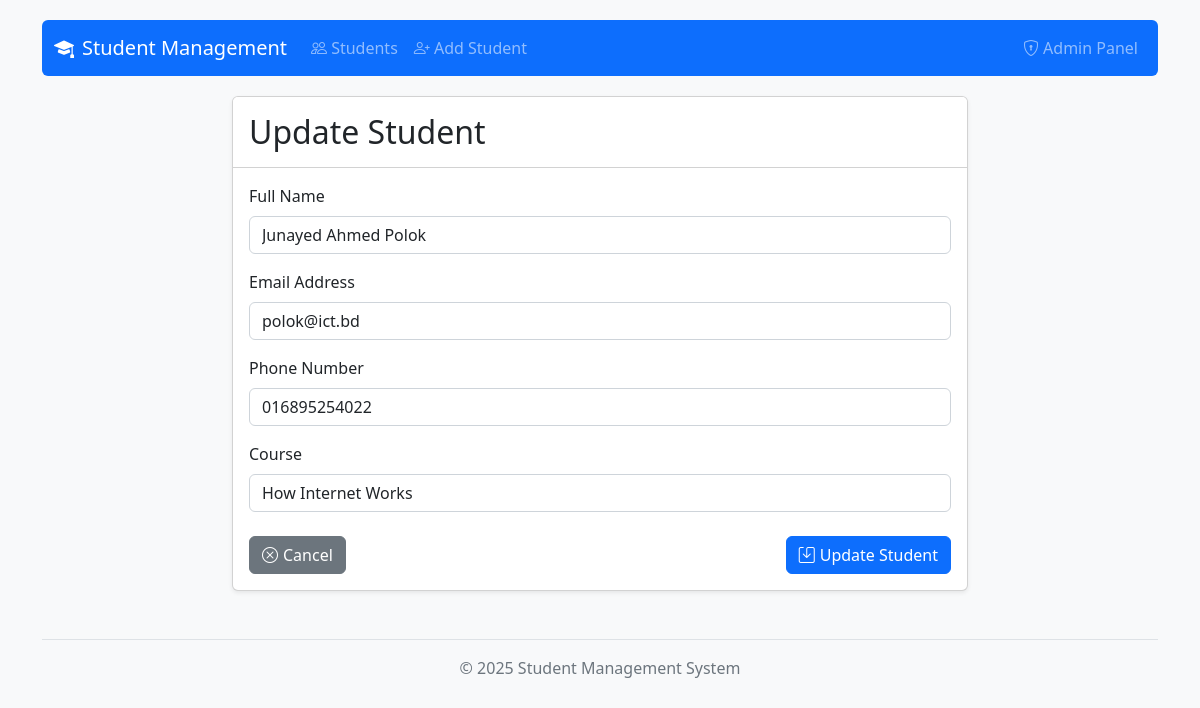
Screenshot of /student/17/update/ with the database file from the repository.
### students/models.py (models this page shows, shortened)
class Student(models.Model):
    name = models.CharField(max_length=100)
    email = models.EmailField(unique=True)
    phone = models.CharField(max_length=20)
    course = models.CharField(max_length=50)
    is_active = models.BooleanField(default=True)
    created_at = models.DateTimeField(auto_now_add=True)
    updated_at = models.DateTimeField(auto_now=True)
    class Meta:
        ordering = ['-created_at']
        verbose_name = 'Student'
        verbose_name_plural = 'Students'

### students/views.py (the view)
# urls.py: path('student/<int:pk>/update/', StudentUpdateView.as_view(), name='student-update'),
class StudentUpdateView(SuccessMessageMixin, UpdateView):
    model = Student
    form_class = StudentForm
    template_name = 'students/student_form.html'
    success_url = reverse_lazy('student-list')
    success_message = "Student '%(name)s' was updated successfully!"
    def get_context_data(self, **kwargs):
        context = super().get_context_data(**kwargs)
        context['title'] = 'Update Student'
        context['submit_text'] = 'Update Student'
        return context

### students/forms.py (shortened to what this page needs)
class StudentForm(forms.ModelForm):
    class Meta:
        model = Student
        fields = ['name', 'email', 'phone', 'course']
        widgets = {
            'name': forms.TextInput(attrs={
                'class': 'form-control',
                'placeholder': 'Enter full name',
                'required': True
            }),
            'email': forms.EmailInput(attrs={
                'class': 'form-control',
                'placeholder': 'Enter email address',
                'required': True
            }),
            'phone': forms.TextInput(attrs={
                'class': 'form-control',
                'placeholder': 'Enter phone number',
                'required': True
            }),
            'course': forms.TextInput(attrs={
                'class': 'form-control',
                'placeholder': 'Enter course name',
                'required': True
            }),
        }

### templates/students/student_form.html (shortened to what this page needs)
{% extends 'students/base.html' %}
{% block content %}
    <div class="row">
        <div class="col-md-8 offset-md-2">
            <div class="card">
                <div class="card-header bg-white py-3">
                    <h2 class="card-title m-0">{{ title }}</h2>
                </div>
                <div class="card-body">
                    <form method="post" novalidate>
                        <div class="mb-3">
                            <label for="{{ form.name.id_for_label }}" class="form-label">Full Name</label>
                            {{ form.name }}
                        </div>
                        <div class="mb-3">
                            <label for="{{ form.email.id_for_label }}" class="form-label">Email Address</label>
                            {{ form.email }}
                        </div>
                        <div class="mb-3">
                            <label for="{{ form.phone.id_for_label }}" class="form-label">Phone Number</label>
                            {{ form.phone }}
                        </div>
                        <div class="mb-3">
                            <label for="{{ form.course.id_for_label }}" class="form-label">Course</label>
                            {{ form.course }}
                        </div>
                        <div class="d-flex justify-content-between mt-4">
                            <a href="{% url 'student-list' %}" class="btn btn-secondary btn-icon">
                                <i class="bi bi-x-circle"></i> Cancel
                            </a>
                            <button type="submit" class="btn btn-primary btn-icon">
                                <i class="bi bi-save"></i> {{ submit_text }}
                            </button>
                        </div>
                    </form>
                </div>
            </div>
        </div>
    </div>
{% endblock %}

### templates/students/base.html (style rules this page uses)
body { padding-top: 20px; padding-bottom: 20px; background-color: #f8f9fa; }
.card { box-shadow: 0 0.125rem 0.25rem rgba(0, 0, 0, 0.075); }
.btn-icon { display: inline-flex; align-items: center; }
.btn-icon i { margin-right: 5px; }

### rows the page displays
Student: name "Junayed Ahmed Polok", email "polok@ict.bd", phone "016895254022", course "How Internet Works"

### other values shown
{{ title }} "Update Student"
{{ submit_text }} "Update Student"
